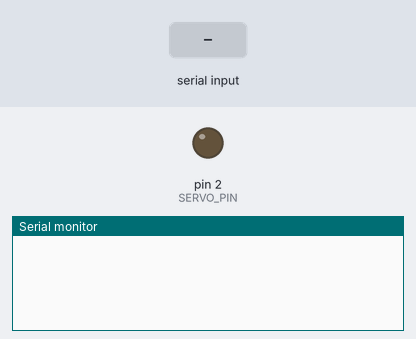
A program run on a simulated Teensy 4. Parts: output pins drawn as LEDs (lit = HIGH), the last lines printed to the serial monitor. Inputs (shaded band) come from the test bench.

Above: at 1.2 s.
1.3 s: "HZ \n" received over Serial
At 2.5 s:
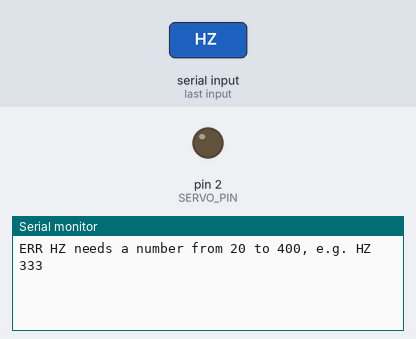
2.8 s: "US \n" received over Serial
At 3.7 s:
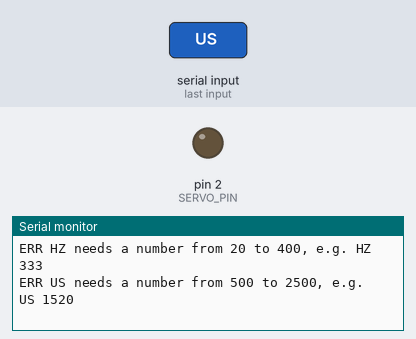
4.3 s: "OFF\n" received over Serial
At 4.8 s:
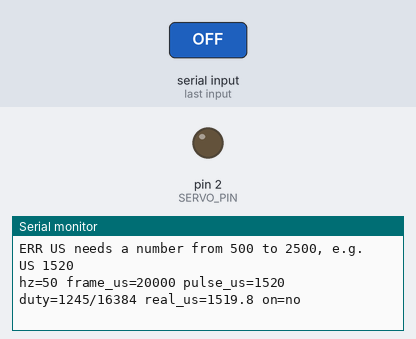

The program:

main.cpp
```cpp
// ===========================================================================
//  servo_char - test program for roadmap Step 3.1 (characterise the servos)
//
//  WHAT IT DOES
//  ------------
//  Drives ONE servo on SERVO_PIN and lets you control it by typing commands
//  in the serial monitor. Unlike the Arduino Servo library, which is fixed at
//  50 pulses per second, it lets you choose the pulse rate - which is exactly
//  what Step 3.1 needs to test.
//
//  COMMANDS (type one, press Enter)
//  --------------------------------
//    HZ <n>     pulses per second, 20 to 400.      e.g.  HZ 333
//    US <n>     pulse length in microseconds,      e.g.  US 1520
//               500 to 2500. Starts the pulses.
//    OFF        stop the pulses (signal stays LOW).
//    SHOW       print the current settings.
//
//  SAFETY
//  ------
//  At power-up the program sends NO pulses, so the servo does not jump to
//  some position on its own. Nothing moves until you type a US command.
//  Test with only a horn (and a pointer) on the servo, never the arm.
//
//  HOW A PULSE IS MADE - worked example
//  ------------------------------------
//  The Teensy's PWM hardware repeats a frame over and over. Each frame starts
//  HIGH and goes LOW after a chosen fraction of the frame. We tell it that
//  fraction as a whole number of "steps": with 14-bit resolution a frame is
//  split into 2^14 = 16384 steps.
//
//      frame length   = 1 000 000 us / HZ
//      duty (steps)   = pulse_us * HZ * 16384 / 1 000 000   (rounded)
//
//  At HZ 333, US 1520:
//      frame          = 1 000 000 / 333            = 3003 us
//      duty           = 1520 * 333 * 16384 / 10^6  = 8292.9  ->  8293 steps
//      real pulse     = 8293 * 10^6 / (333 * 16384) = 1520.0 us
//  At HZ 50, US 1520:
//      frame          = 20 000 us
//      duty           = 1520 * 50 * 16384 / 10^6   = 1245.2  ->  1245 steps
//      real pulse     = 1245 * 10^6 / (50 * 16384)  = 1519.8 us
//  The difference between asked and real comes from rounding to whole steps.
//  SHOW prints both, so you always know what the servo is really receiving.
//
//  Project rules kept even in a throwaway: no delay(), no heap allocation.
// ===========================================================================

#include <Arduino.h>   // Serial, analogWrite, analogWriteFrequency, ...
#include <cstdlib>     // strtoul(): text -> number
#include <cstring>     // strcmp(), strncmp(): compare C strings

// ---------------------------------------------------------------------------
// Settings that never change while the program runs.
// ---------------------------------------------------------------------------
constexpr uint8_t  SERVO_PIN = 2;      // servo signal, through a 1 kohm resistor
constexpr uint8_t  PWM_BITS  = 14;     // resolution: 2^14 = 16384 steps per frame
constexpr uint32_t PWM_STEPS = 1u << PWM_BITS;   // 16384 (1 shifted left 14 times)

constexpr uint32_t HZ_MIN = 20;        // slower than any servo standard
constexpr uint32_t HZ_MAX = 400;       // a little above the PDI's rated 330 Hz
constexpr uint32_t US_MIN = 500;       // widest range any hobby servo uses
constexpr uint32_t US_MAX = 2500;

// ---------------------------------------------------------------------------
// The program's current state. One copy, set by commands.
// ---------------------------------------------------------------------------
uint32_t g_hz       = 50;      // pulses per second; 50 is the classic standard
uint32_t g_pulse_us = 1520;    // pulse length; 1520 is the PDI's centre
bool     g_on       = false;   // false = no pulses (safe start-up)

// Line buffer, the same idea as HostLink: collect characters until '\n'.
constexpr size_t LINE_SIZE = 64;   // 63 characters + the '\0' terminator
char   g_line[LINE_SIZE];          // the characters collected so far
size_t g_len      = 0;             // how many there are
bool   g_overflow = false;         // true if this line was too long

// ---------------------------------------------------------------------------
// duty_for(): turn a pulse length into a number of PWM steps.
//
// Uses 64-bit arithmetic because the middle of the sum is big:
//   2500 * 400 * 16384 = 16 384 000 000, which does not fit in 32 bits
//   (the 32-bit maximum is 4 294 967 295).
// Adding 500 000 before dividing by 1 000 000 rounds to the nearest step
// instead of always rounding down. Example: 8292.9 -> 8293, not 8292.
// ---------------------------------------------------------------------------
uint32_t duty_for(uint32_t pulse_us, uint32_t hz) {
  const uint64_t scaled = (uint64_t)pulse_us * hz * PWM_STEPS;   // us*Hz*steps
  return (uint32_t)((scaled + 500000u) / 1000000u);              // round, -> steps
}

// ---------------------------------------------------------------------------
// real_pulse_us(): the pulse length the servo really gets for a given duty.
// The reverse of duty_for(), without rounding. Example: 8293 steps at 333 Hz
// -> 8293 * 1 000 000 / (333 * 16384) = 1520.0 us.
// ---------------------------------------------------------------------------
float real_pulse_us(uint32_t duty, uint32_t hz) {
  return (float)duty * 1000000.0f / ((float)hz * (float)PWM_STEPS);
}

// ---------------------------------------------------------------------------
// apply(): send the current settings to the PWM hardware.
// Called after every command that changes something.
// ---------------------------------------------------------------------------
void apply() {
  analogWriteFrequency(SERVO_PIN, (float)g_hz);   // set the frame rate
  if (g_on) {
    analogWrite(SERVO_PIN, duty_for(g_pulse_us, g_hz));   // pulses on
  } else {
    analogWrite(SERVO_PIN, 0);    // 0 steps HIGH = the wire stays LOW: no pulses
  }
}

// ---------------------------------------------------------------------------
// show(): print every setting, including what the servo REALLY receives.
// Example output:
//   hz=333 frame_us=3003 pulse_us=1520 duty=8293/16384 real_us=1520.0 on=yes
// ---------------------------------------------------------------------------
void show() {
  const uint32_t duty = duty_for(g_pulse_us, g_hz);   // steps for this pulse
  Serial.print("hz=");        Serial.print(g_hz);
  Serial.print(" frame_us="); Serial.print(1000000u / g_hz);   // frame length
  Serial.print(" pulse_us="); Serial.print(g_pulse_us);         // what was asked
  Serial.print(" duty=");     Serial.print(duty);
  Serial.print("/");          Serial.print(PWM_STEPS);
  Serial.print(" real_us=");  Serial.print(real_pulse_us(duty, g_hz), 1);
  Serial.print(" on=");       Serial.println(g_on ? "yes" : "no");
}

// ---------------------------------------------------------------------------
// parse_number(): read a whole number from text, strictly.
//
// strtoul ("string to unsigned long") reads digits and sets `end` to the
// first character it did NOT use. We accept the number only if at least one
// digit was read (end moved) and nothing is left after it (*end == '\0').
//   "333"  -> ok, 333
//   "33x"  -> refused (the 'x' is left over)
//   ""     -> refused (no digits)
// Returns true and fills `out` on success.
// ---------------------------------------------------------------------------
bool parse_number(const char* text, uint32_t& out) {
  char* end = nullptr;                                  // strtoul fills this in
  const unsigned long value = strtoul(text, &end, 10);  // base 10
  if (end == text || *end != '\0') return false;        // no digits, or junk after
  out = (uint32_t)value;
  return true;
}

// ---------------------------------------------------------------------------
// handle_line(): act on one complete command.
// ---------------------------------------------------------------------------
void handle_line(const char* line) {
  uint32_t n = 0;   // the number after the command word, if any

  if (strncmp(line, "HZ ", 3) == 0) {                // "HZ " + number
    if (!parse_number(line + 3, n) || n < HZ_MIN || n > HZ_MAX) {
      Serial.println("ERR HZ needs a number from 20 to 400, e.g. HZ 333");
      return;
    }
    if (g_on && g_pulse_us >= 1000000u / n) {        // pulse longer than the frame?
      Serial.println("ERR the current pulse does not fit in that frame");
      return;
    }
    g_hz = n;
    apply();
    show();
    return;
  }

  if (strncmp(line, "US ", 3) == 0) {                // "US " + number
    if (!parse_number(line + 3, n) || n < US_MIN || n > US_MAX) {
      Serial.println("ERR US needs a number from 500 to 2500, e.g. US 1520");
      return;
    }
    if (n >= 1000000u / g_hz) {                      // the pulse must end before
      Serial.println("ERR pulse longer than the frame; lower HZ first");
      return;                                        // the next frame begins
    }
    g_pulse_us = n;
    g_on = true;                                     // a US command starts pulses
    apply();
    show();
    return;
  }

  if (strcmp(line, "OFF") == 0) {                    // exactly "OFF"
    g_on = false;
    apply();
    show();
    return;
  }

  if (strcmp(line, "SHOW") == 0) {                   // exactly "SHOW"
    show();
    return;
  }

  Serial.print("ERR unknown command: ");             // anything else
  Serial.println(line);
  Serial.println("    commands: HZ <n>, US <n>, OFF, SHOW");
}

// ---------------------------------------------------------------------------
// setup(): runs once at power-up.
// ---------------------------------------------------------------------------
void setup() {
  Serial.begin(115200);                  // USB serial; the number is nominal
  analogWriteResolution(PWM_BITS);       // 14 bits for every PWM pin
  pinMode(SERVO_PIN, OUTPUT);
  apply();                               // g_on is false: start with NO pulses
}

// ---------------------------------------------------------------------------
// loop(): runs forever. Collect characters into lines without ever waiting,
// exactly like HostLink::poll().
// ---------------------------------------------------------------------------
void loop() {
  while (Serial.available() > 0) {       // only what has already arrived
    const char c = (char)Serial.read();

    if (c == '\n') {                     // end of a command
      if (g_overflow) {
        Serial.println("ERR line too long");
      } else if (g_len > 0) {            // ignore empty lines
        g_line[g_len] = '\0';            // terminate the C string
        handle_line(g_line);
      }
      g_len = 0;                         // start the next line fresh
      g_overflow = false;
    } else if (c == '\r') {
      // Windows sends \r\n; throw the \r away.
    } else if (g_len < LINE_SIZE - 1) {  // room left (one slot kept for '\0')
      g_line[g_len] = c;
      g_len = g_len + 1;
    } else {
      g_overflow = true;                 // full: drop it, report at '\n'
    }
  }
}
```

Measured:
- after the input at 1.3 s, the serial monitor: prints a new line at once (image 1)
- after the input at 2.8 s, the serial monitor: prints a new line at once (image 2)
- after the input at 4.3 s, the serial monitor: prints a new line at once (image 3)
